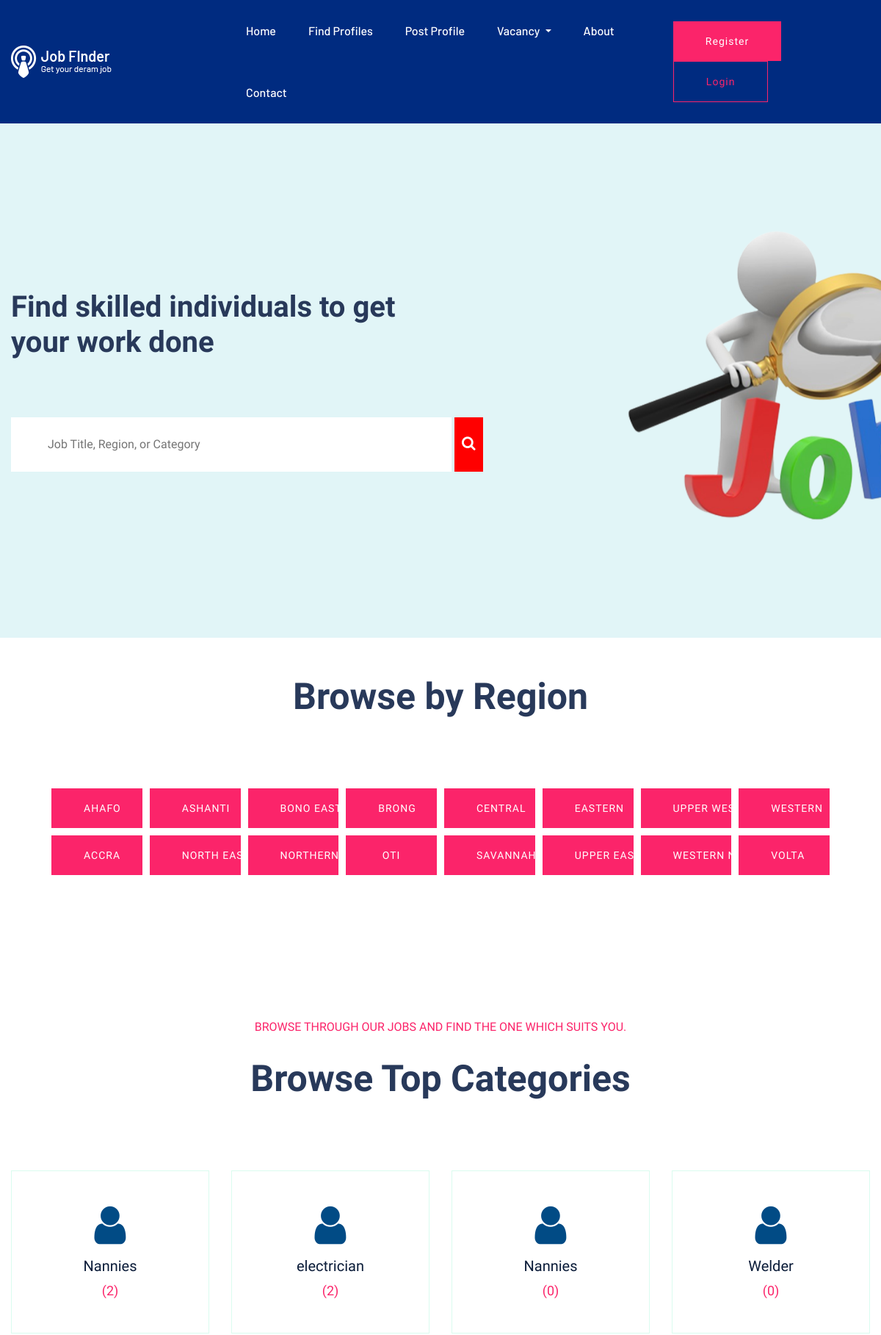
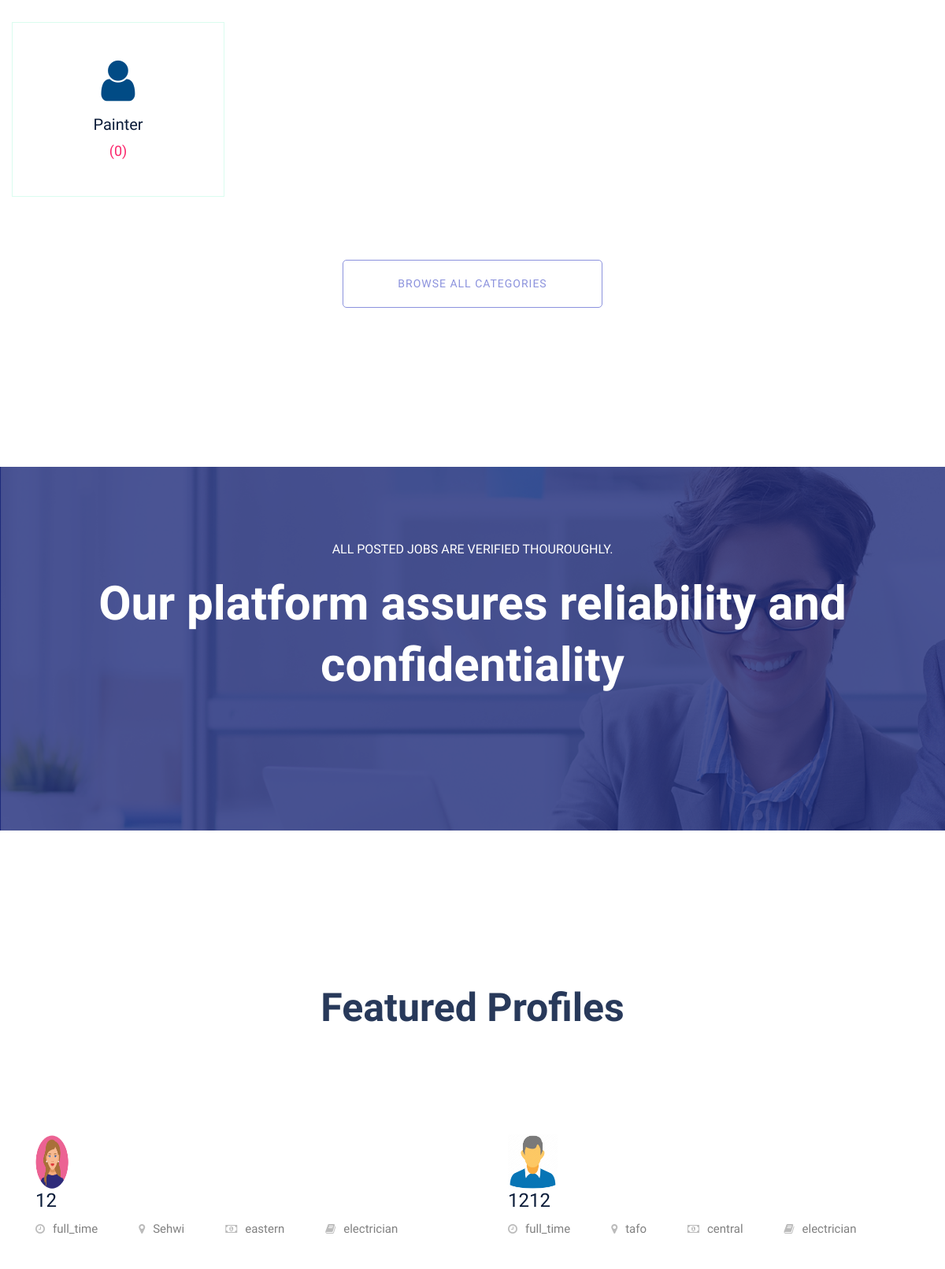
The page / (upper part) on the database its author committed (2 pictures, top to bottom).
### app/models.py (models this page shows, shortened)
class Category(models.Model):
    name = models.CharField(max_length=100)
    def __str__(self):
        return self.name

class PostProfile(models.Model):
    name = models.CharField(max_length=200)
    title = models.CharField(max_length=200)
    location = models.CharField(max_length=100)
    category = models.ForeignKey(Category, on_delete=models.CASCADE)
    REGIONS_CHOICES = [
    ('ashanti', 'Ashanti Region'),
    ('brong', 'Brong Region'),
    ('central', 'Central Region '),
    ('eastern', 'Eastern Region '),
    ('greater_accra', 'Greater Accra Region'),
    ('northern', 'Northern Region '),
    ('savannah', 'Savannah Region '),
    ('north_east', 'North-East Region '),
    ('upper_east', 'Upper East Region '),
    ('bono_east', 'Bono East Region '),
    ('ahafo', 'Ahafo Region '),
    ('oti', 'Oti Region '),
    ('volta', 'Volta Region'),
    ('western', 'Western Region'),
    ('western_north', 'Western North Region'),
    ('upper_west', 'Upper West Region '),
]
    GENDER = [
        ('Male', 'Male'),
        ('Female', 'Female'),
        ('Other', 'Other'),
    ]
    EDU_LEVEL = [
        ('JHS', 'JHS'),
        ('SHS', 'SHS'),
        ('Tertiary', 'Tertiary'),
        ('None', 'None'),
        ('Other', 'Other'),
    ]
    AVAILABILITY_CHOICES = [
        ('full_time', 'Full Time'),
        ('part_time', 'Part Time'),
    ]
    availability_type = models.CharField(max_length=20, choices=AVAILABILITY_CHOICES)
    age = models.IntegerField()
    sex = models.CharField(max_length=20, choices=GENDER)
    region = models.CharField(max_length=20, choices=REGIONS_CHOICES)
    charges = models.DecimalField(max_digits=10, decimal_places=2, null=True, blank=True)
    education_level = models.CharField(max_length=20, choices=EDU_LEVEL)
    phone_number = models.CharField(max_length=20, null=True, blank=True)
    email = models.EmailField(null=True, blank=True)
    sample_works = models.ImageField(upload_to='sample_works/', null=True, blank=True)
    description = models.TextField()
    skills_abilities = models.TextField()
    date_posted = models.DateField(auto_created=True,default=timezone.now)
    is_approved = models.BooleanField(default=False)

### app/views.py (the view)
# urls.py: path('', views.index, name='index'),
def index(request):
    categories = Category.objects.all()
    categories_with_count = []
    for category in categories:
        post_count = PostProfile.objects.filter(category=category).count()
        categories_with_count.append({
            'category': category,
            'post_count': post_count
        })
    featured_profiles = PostProfile.objects.filter(is_approved=True)[:5]
    fresh_vacancies = Vacancy.objects.order_by('-date_posted')[:5]
    context = {
        'categories_with_count': categories_with_count,
        'featured_profiles': featured_profiles,
        'fresh_vacancies': fresh_vacancies
    }
    return render(request, 'index.html', context)

### app/templates/index.html (shortened to what this page needs)
{% extends 'base.html' %}
{% load static %}
{% block content %}
    <main>
        <div class="slider-area ">
            <div class="slider-active">
                <div class="single-slider slider-height d-flex align-items-center" id="background-div" data-background="{% static '1.png' %}">
                    <div class="container">
                        <div class="row">
                            <div class="col-xl-6 col-lg-9 col-md-10">
                                <div class="hero__caption">
                                    <h1>Find skilled individuals to get your work done</h1>
                                </div>
                            </div>
                        </div>
                        <form method="GET" action="{% url 'profile_list' %}" >
                        <input id="mm" style="width: 600px; padding: 25px 50px; border:none" type="text" name="q" placeholder="Job Title, Region, or Category">
                            <button style="padding: 25px 10px; background-color:red; border:none" type="submit"><i style="font-size: 20px" class="fa fa-search"></i></button>
                             </form>
                        </div>
                    </div>
                </div>
            </div>
        <div class="container-fluid" style="padding-top: 50px;">
            <div class="section-tittle text-center">
              <h2>Browse by Region</h2>
            </div>
            <div class="grid-container">
             <a href="{% url 'posts_by_region' 'ahafo' %}" class="btn btn-primary sa">AHAFO</a>
             <a href="{% url 'posts_by_region' 'ashanti' %}" class="btn btn-primary sa">ASHANTI</a>
              <a href="{% url 'posts_by_region' 'bono_east' %}" class="btn btn-primary sa">BONO EAST</a>
              <a href="{% url 'posts_by_region' 'brong' %}" class="btn btn-primary sa">BRONG </a>
              <a href="{% url 'posts_by_region' 'central' %}" class="btn btn-primary sa">CENTRAL</a>
             <a href="{% url 'posts_by_region' 'eastern' %}" class="btn btn-primary sa">EASTERN</a>
              <a href="{% url 'posts_by_region' 'upper_west' %}" class="btn btn-primary sa">UPPER WEST</a>
              <a href="{% url 'posts_by_region' 'western' %}" class="btn btn-primary sa">WESTERN</a>
             <a href="{% url 'posts_by_region' 'greater_accra' %}" class="btn btn-primary sa">ACCRA</a>
             <a href="{% url 'posts_by_region' 'north_east' %}" class="btn btn-primary sa">NORTH EAST</a>
              <a href="{% url 'posts_by_region' 'northern' %}" class="btn btn-primary sa">NORTHERN</a>
              <a href="{% url 'posts_by_region' 'oti' %}" class="btn btn-primary sa">OTI</a>
              <a href="{% url 'posts_by_region' 'savannahhafo' %}" class="btn btn-primary sa">SAVANNAH</a>
             <a href="{% url 'posts_by_region' 'upper_east' %}" class="btn btn-primary sa">UPPER EAST</a>
              <a href="{% url 'posts_by_region' 'western_north' %}" class="btn btn-primary sa">WESTERN NORTH</a>
             <a href="{% url 'posts_by_region' 'volta' %}" class="btn btn-primary sa">VOLTA</a>
            </div>
          </div>
<div class="our-services section-pad-t30">
    <div class="container">
        <div class="row">
            <div class="col-lg-12">
                <div class="section-tittle text-center">
                    <span>Browse through our jobs and find the one which suits you.</span>
                    <h2>Browse Top Categories</h2>
                </div>
            </div>
        </div>
        <div class="row d-flex justify-contnet-center">
            {% for category_info in categories_with_count %}
            <div class="col-xl-3 col-lg-3 col-md-4 col-sm-6" id="fre">
              <a style="color:red" href="{% url 'posts_by_category' category_info.category.id %}">  <div class="single-services text-center mb-30">
                    <div class="services-ion">
                        <span class="fa fa-user"></span>
                    </div>
                    <div class="services-cap">
                    <div class="services-cap">
                               <h5>{{ category_info.category.name }}</h5>
                              <span>({{ category_info.post_count }})</span>
                            </div>
                    </div>
                </div>
                        </a>
            </div>
            {% endfor %}
        </div>
        <div class="row">
            <div class="col-lg-12">
                <div class="browse-btn2 text-center mt-50">
                   <a href="{% url 'all_categories' %}" class="border-btn2">Browse All Categories</a>
                </div>
            </div>
        </div>
    </div>
</div>
         <div class="online-cv cv-bg section-overly pt-90 pb-120"  data-background="assets/img/gallery/cv_bg.jpg">
            <div class="container">
                <div class="row justify-content-center">
                    <div class="col-xl-10">
                        <div class="cv-caption text-center">
                            <p class="pera1">All posted jobs are verified thouroughly.</p>
                            <p class="pera2"> Our platform assures reliability and confidentiality</p>
                        </div>
                    </div>
                </div>
            </div>
        </div>
<section class="featured-job-area feature-padding">
    <div class="container">
        <div class="row">
            <div class="col-lg-12">
                <div class="section-tittle text-center">
                    <h2>Featured Profiles</h2>
                </div>
            </div>
        </div>
        <div class="row ">
 {% for profile in featured_profiles %}
 {% if profile.is_approved %}
<div class="col-xl-6 ">
 <a style="color:red" href="{% url 'job_details' profile.pk %}">   <div class="featured-profiles-wrapper">
        <div class="single-job-items mb-30" style="background-color: white">
            <div class="job-items">
                    <div class="company-img">
                        {% if profile.sex == 'Male' %}
                       <img style="height: 70px; width: 63px" src="{% static 'img/man.png' %}">
                        {% elif profile.sex == 'Female' %}
                      <img style="height: 70px; width: 42px" src="{% static 'img/woman.jpg' %}">
                        {% endif %}
                    </div>
                <div class="job-tittle">
                    <h4>{{ profile.title }}</h4>
                    <ul>
                        <li><i class="fa fa-clock"></i>{{ profile.availability_type }}</li>
                        <li><i class="fa fa-map-marker"></i>{{ profile.location }}</li>
                        <li><i class="fa fa-money"></i>{{ profile.region }}</li>
                        <li><i class="fa fa-book"></i>{{ profile.category }}</li>
                    </ul>
                </div>
            </div>
        </div>
    </div>
                      </a>
</div>
{% endif %}
{% endfor %}
        </div>
    </div>
</section>
{% endblock %}

### app/templates/index.html (style rules this page uses)
#background-div { background-image: url('static/1.png'); }
.grid-container { display: grid; grid-template-columns: repeat(8, 1fr); gap: 10px; }
@media (min-width: 992px) { .container-fluid { padding-left: 70px; padding-right: 70px; } }

### rows shown on the page
Category: category.name "Nannies", post_count "2"
Category: category.name "electrician", post_count "2"
Category: category.name "Nannies", post_count "0"
Category: category.name "Welder", post_count "0"
Category: category.name "Painter", post_count "0"
PostProfile: is_approved True (drawn), title "12", availability_type "full_time", location "Sehwi", region "eastern", category "electrician"
PostProfile: is_approved True (drawn), title "1212", availability_type "full_time", location "tafo", region "central", category "electrician"
